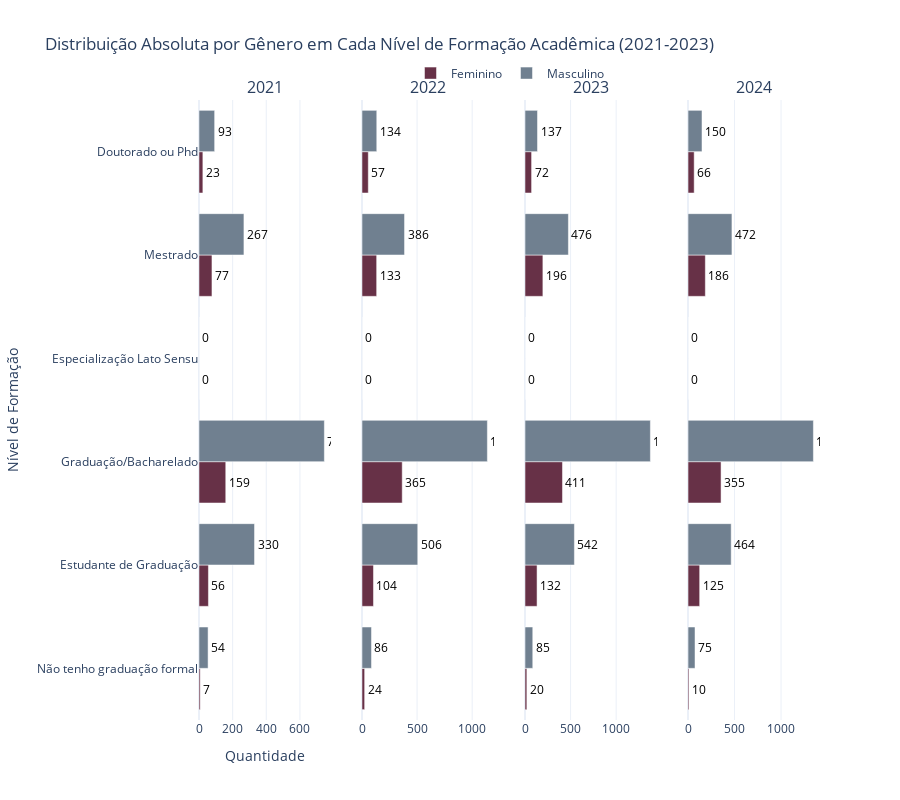

The code cell stored with this chart in its notebook:
### Code cell
# Distribuição escolaridade x genero - VALORES ABSOLUTOS, BARRAS LADO A LADO, SEM REPETIR NOME DO GÊNERO NO EIXO Y

df_grouped = df_unificado.groupby(["ano_pesquisa", "nivel_ensino", "genero"]).size().reset_index(name="count")

fig = make_subplots(rows=1, cols=4, shared_yaxes=True, subplot_titles=["2021", "2022", "2023", "2024"])

anos = ['2021', '2022', '2023', '2024']
cores = {"Masculino": "#708090", "Feminino": "#673147"}

ordem_niveis = [
    'Não tenho graduação formal', 
    'Estudante de Graduação',
    'Graduação/Bacharelado', 
    'Especialização Lato Sensu',
    'Mestrado',
    'Doutorado ou Phd'
]

for i, ano in enumerate(anos):
    df_ano = df_grouped[df_grouped["ano_pesquisa"] == ano]
    
    for genero in ["Feminino", "Masculino"]:
        counts = []
        niveis = []
        
        for nivel in ordem_niveis:
            df_nivel = df_ano[(df_ano["nivel_ensino"] == nivel) & (df_ano["genero"] == genero)]
            count = df_nivel["count"].values[0] if not df_nivel.empty else 0
            counts.append(count)
            niveis.append(nivel)
        
        fig.add_trace(go.Bar(
            y=niveis,
            x=counts,
            name=genero,
            orientation="h",
            marker=dict(color=cores[genero]),
            text=[str(c) for c in counts],
            textposition="outside",
            textfont=dict(color="black"),
            showlegend=True if i == 0 else False
        ), row=1, col=i+1)

# Configurando layout
fig.update_layout(
    title="Distribuição Absoluta por Gênero em Cada Nível de Formação Acadêmica (2021-2023)",
    xaxis_title="Quantidade",
    yaxis_title="Nível de Formação",
    barmode="group",  # Barras lado a lado
    height=800,
    template="plotly_white",
    legend=dict(
        orientation="h",
        yanchor="bottom",
        y=1.02,
        xanchor="center",
        x=0.5
    )
)

fig.show()

### Figure 1 — Plotly figure (JSON) as saved in the notebook; plotly's stock layout.template omitted (floating-point values rounded to 4 significant figures)
{"data": [{"marker": {"color": "#673147"}, "name": "Feminino", "orientation": "h", "showlegend": true, "text": ["7", "56", "159", "0", "77", "23"], "textfont": {"color": "black"}, "textposition": "outside", "type": "bar", "x": [7, 56, 159, 0, 77, 23], "xaxis": "x", "y": ["Não tenho graduação formal", "Estudante de Graduação", "Graduação/Bacharelado", "Especialização Lato Sensu", "Mestrado", "Doutorado ou Phd"], "yaxis": "y"}, {"marker": {"color": "#708090"}, "name": "Masculino", "orientation": "h", "showlegend": true, "text": ["54", "330", "745", "0", "267", "93"], "textfont": {"color": "black"}, "textposition": "outside", "type": "bar", "x": [54, 330, 745, 0, 267, 93], "xaxis": "x", "y": ["Não tenho graduação formal", "Estudante de Graduação", "Graduação/Bacharelado", "Especialização Lato Sensu", "Mestrado", "Doutorado ou Phd"], "yaxis": "y"}, {"marker": {"color": "#673147"}, "name": "Feminino", "orientation": "h", "showlegend": false, "text": ["24", "104", "365", "0", "133", "57"], "textfont": {"color": "black"}, "textposition": "outside", "type": "bar", "x": [24, 104, 365, 0, 133, 57], "xaxis": "x2", "y": ["Não tenho graduação formal", "Estudante de Graduação", "Graduação/Bacharelado", "Especialização Lato Sensu", "Mestrado", "Doutorado ou Phd"], "yaxis": "y2"}, {"marker": {"color": "#708090"}, "name": "Masculino", "orientation": "h", "showlegend": false, "text": ["86", "506", "1138", "0", "386", "134"], "textfont": {"color": "black"}, "textposition": "outside", "type": "bar", "x": [86, 506, 1138, 0, 386, 134], "xaxis": "x2", "y": ["Não tenho graduação formal", "Estudante de Graduação", "Graduação/Bacharelado", "Especialização Lato Sensu", "Mestrado", "Doutorado ou Phd"], "yaxis": "y2"}, {"marker": {"color": "#673147"}, "name": "Feminino", "orientation": "h", "showlegend": false, "text": ["20", "132", "411", "0", "196", "72"], "textfont": {"color": "black"}, "textposition": "outside", "type": "bar", "x": [20, 132, 411, 0, 196, 72], "xaxis": "x3", "y": ["Não tenho graduação formal", "Estudante de Graduação", "Graduação/Bacharelado", "Especialização Lato Sensu", "Mestrado", "Doutorado ou Phd"], "yaxis": "y3"}, {"marker": {"color": "#708090"}, "name": "Masculino", "orientation": "h", "showlegend": false, "text": ["85", "542", "1376", "0", "476", "137"], "textfont": {"color": "black"}, "textposition": "outside", "type": "bar", "x": [85, 542, 1376, 0, 476, 137], "xaxis": "x3", "y": ["Não tenho graduação formal", "Estudante de Graduação", "Graduação/Bacharelado", "Especialização Lato Sensu", "Mestrado", "Doutorado ou Phd"], "yaxis": "y3"}, {"marker": {"color": "#673147"}, "name": "Feminino", "orientation": "h", "showlegend": false, "text": ["10", "125", "355", "0", "186", "66"], "textfont": {"color": "black"}, "textposition": "outside", "type": "bar", "x": [10, 125, 355, 0, 186, 66], "xaxis": "x4", "y": ["Não tenho graduação formal", "Estudante de Graduação", "Graduação/Bacharelado", "Especialização Lato Sensu", "Mestrado", "Doutorado ou Phd"], "yaxis": "y4"}, {"marker": {"color": "#708090"}, "name": "Masculino", "orientation": "h", "showlegend": false, "text": ["75", "464", "1348", "0", "472", "150"], "textfont": {"color": "black"}, "textposition": "outside", "type": "bar", "x": [75, 464, 1348, 0, 472, 150], "xaxis": "x4", "y": ["Não tenho graduação formal", "Estudante de Graduação", "Graduação/Bacharelado", "Especialização Lato Sensu", "Mestrado", "Doutorado ou Phd"], "yaxis": "y4"}], "layout": {"annotations": [{"font": {"size": 16}, "showarrow": false, "text": "2021", "x": 0.1062, "xanchor": "center", "xref": "paper", "y": 1, "yanchor": "bottom", "yref": "paper"}, {"font": {"size": 16}, "showarrow": false, "text": "2022", "x": 0.3688, "xanchor": "center", "xref": "paper", "y": 1, "yanchor": "bottom", "yref": "paper"}, {"font": {"size": 16}, "showarrow": false, "text": "2023", "x": 0.6313, "xanchor": "center", "xref": "paper", "y": 1, "yanchor": "bottom", "yref": "paper"}, {"font": {"size": 16}, "showarrow": false, "text": "2024", "x": 0.8938, "xanchor": "center", "xref": "paper", "y": 1, "yanchor": "bottom", "yref": "paper"}], "barmode": "group", "height": 800, "legend": {"orientation": "h", "x": 0.5, "xanchor": "center", "y": 1.02, "yanchor": "bottom"}, "title": {"text": "Distribuição Absoluta por Gênero em Cada Nível de Formação Acadêmica (2021-2023)"}, "xaxis": {"anchor": "y", "domain": [0, 0.2125], "title": {"text": "Quantidade"}}, "xaxis2": {"anchor": "y2", "domain": [0.2625, 0.475]}, "xaxis3": {"anchor": "y3", "domain": [0.525, 0.7375]}, "xaxis4": {"anchor": "y4", "domain": [0.7875, 1]}, "yaxis": {"anchor": "x", "domain": [0, 1], "title": {"text": "Nível de Formação"}}, "yaxis2": {"anchor": "x2", "domain": [0, 1], "matches": "y", "showticklabels": false}, "yaxis3": {"anchor": "x3", "domain": [0, 1], "matches": "y", "showticklabels": false}, "yaxis4": {"anchor": "x4", "domain": [0, 1], "matches": "y", "showticklabels": false}}}
